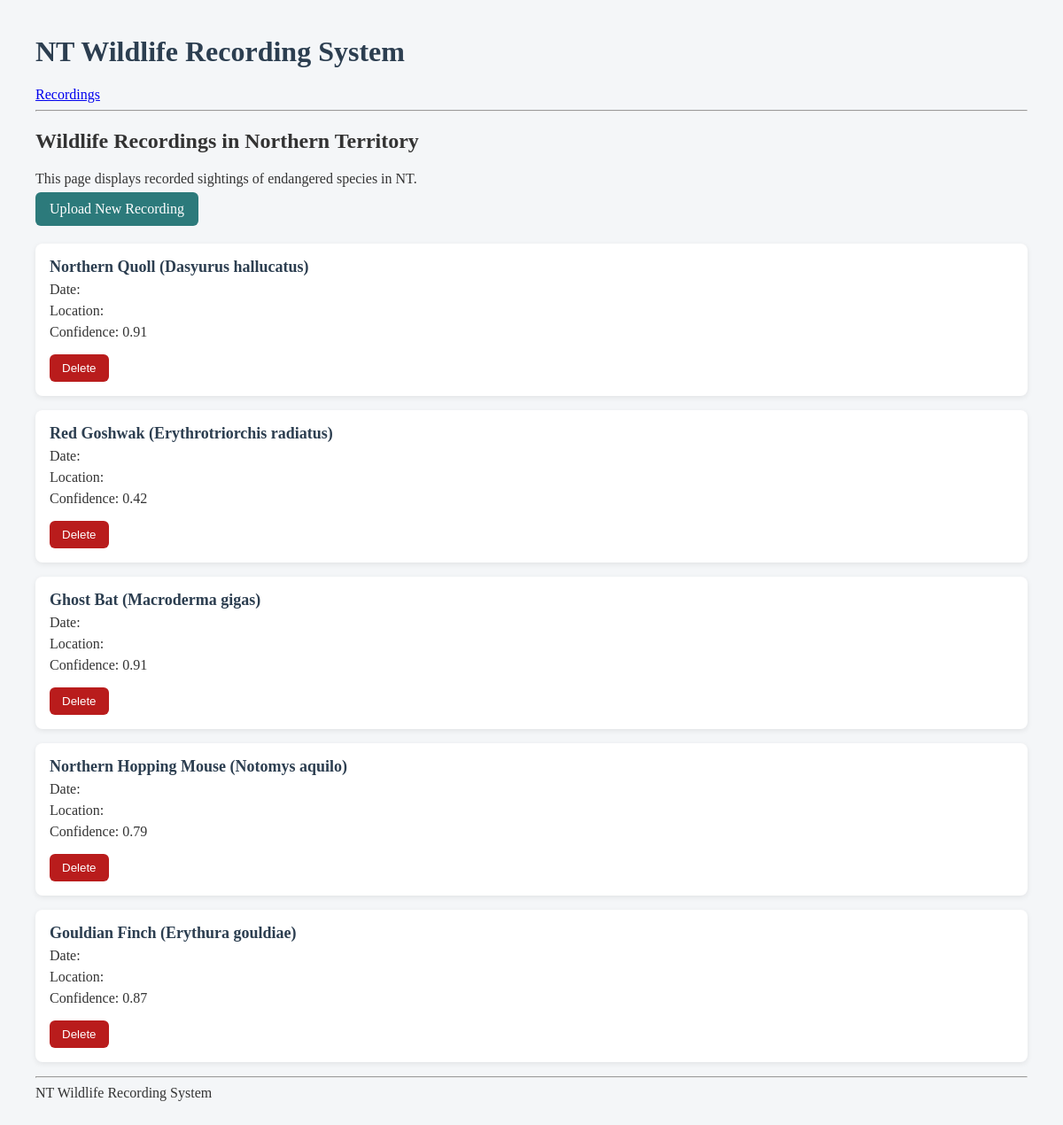
The page / on the database its author committed.
### recordings/models.py (models this page shows, shortened)
class AudioRecording(models.Model):
    species = models.ForeignKey(
        Species,
        on_delete=models.PROTECT,
        related_name='recordings',
    )
    recorded_by = models.ForeignKey(
        settings.AUTH_USER_MODEL,
        on_delete=models.SET_NULL,
        null=True,
        related_name='recordings',
    )
    recorded_at   = models.DateTimeField()
    latitude      = models.DecimalField(max_digits=9, decimal_places=6)
    longitude     = models.DecimalField(max_digits=9, decimal_places=6)
    location_name = models.CharField(max_length=200, blank=True)
    record_type   = models.CharField(max_length=20, choices=RecordType.choices, default=RecordType.HUMAN_OBSERVATION)
    audio_file = models.FileField(
        upload_to='recordings/%Y/%m/',
        blank=True,
        null=True,
    )
    confidence_score = models.DecimalField(
        max_digits=3,
        decimal_places=2,
        validators=[MinValueValidator(0.0), MaxValueValidator(1.0)],
        help_text="0.00 = no confidence, 1.00 = certain",
    )
    notes      = models.TextField(blank=True)
    is_anomaly = models.BooleanField(default=False, db_index=True)
    objects = RecordingManager()
    class Meta:
        ordering = ['-recorded_at']
        indexes = [
            models.Index(fields=['-recorded_at']),
            models.Index(fields=['species', '-recorded_at']),
        ]

class Species(models.Model):
    common_name         = models.CharField(max_length=200)
    scientific_name     = models.CharField(max_length=200, unique=True)
    conservation_status = models.CharField(
        max_length=2,
        choices=ConservationStatus.choices,
        default=ConservationStatus.NOT_EVALUATED,
    )
    is_native  = models.BooleanField(default=False)
    not_native   = models.BooleanField(default=False)
    description = models.TextField(blank=True)
    class Meta:
        verbose_name_plural = 'species'
        ordering = ['scientific_name']
    def __str__(self):
        return f"{self.common_name} ({self.scientific_name})"

### recordings/views.py (the view)
# urls.py: path("", views.RecordingListView.as_view(), name="recording_list"),
class RecordingListView(ListView):
    model = AudioRecording
    template_name = 'recordings/recording_list.html'
    context_object_name = 'recordings'
    def get_queryset(self):
        return (
            AudioRecording.objects
            .with_details()
            .filter_by_params(self.request)
        )
    def get_context_data(self, **kwargs):
        context = super().get_context_data(**kwargs)
        context['all_species'] = Species.objects.order_by('common_name')
        context['conservation_choices'] = ConservationStatus.choices
        context['record_type_choices'] = RecordType.choices
        return context

### recordings/managers.py (called while the page is built)
    def with_details(self):
        return self.select_related('species', 'recorded_by')

    def get_queryset(self):
        return RecordingQuerySet(self.model, using=self._db)

    def with_details(self):
        return self.get_queryset().with_details()

### HIT237_group15-main/recordings/templates/recordings/recording_list.html (shortened to what this page needs)
<!DOCTYPE html>
<html>
<head>
</head>
<body>
    <h1>NT Wildlife Recording System</h1>
    <a href="{% url 'recording_list' %}">Recordings</a>
    <hr>
    <h2>Wildlife Recordings in Northern Territory</h2>
    <p>This page displays recorded sightings of endangered species in NT.</p>
    <a href="{% url 'recording_create' %}" class="button">Upload New Recording</a>
    {% if recordings %}
        {% for recording in recordings %}
            <div class="card">
                <a href="{% url 'recording_detail' recording.id %}" class="species-link">
                    {{ recording.species }}
                </a>
                <p>Date: {{ recording.date_recorded }}</p>
                <p>Location: {{ recording.location }}</p>
                <p>Confidence: {{ recording.confidence_score }}</p>
                <form action="{% url 'recording_delete' recording.pk %}" method="post">
                    <button type="submit" class="delete-button">Delete</button>
                </form>
            </div>
        {% endfor %}
    {% else %}
        <p>No wildlife recordings available.</p>
    {% endif %}
    <hr>
    <p>NT Wildlife Recording System</p>
</body>
</html>

### HIT237_group15-main/recordings/templates/recordings/recording_list.html (style rules this page uses)
body { font-family: "Times New Roman", Times, serif; margin: 40px; background-color: #f4f6f8; color: #333; }
h1 { color: #2c3e50; }
.button { display: inline-block; margin-bottom: 20px; padding: 10px 16px; background-color: #2c7a7b; color: white; text-decoration: none; border-radius: 6px; }
.card { background-color: white; padding: 16px; margin-bottom: 16px; border-radius: 8px; box-shadow: 0 2px 6px rgba(0, 0, 0, 0.08); }
.species-link { font-weight: bold; font-size: 18px; text-decoration: none; color: #2c3e50; }
p { margin: 6px 0; }
.delete-button { margin-top: 10px; padding: 8px 14px; background-color: #b91c1c; color: white; border: none; border-radius: 6px; cursor: pointer; }

### rows shown on the page
AudioRecording: species "Northern Quoll (Dasyurus hallucatus)", confidence_score "0.91"
AudioRecording: species "Red Goshwak (Erythrotriorchis radiatus)", confidence_score "0.42"
AudioRecording: species "Ghost Bat (Macroderma gigas)", confidence_score "0.91"
AudioRecording: species "Northern Hopping Mouse (Notomys aquilo)", confidence_score "0.79"
AudioRecording: species "Gouldian Finch (Erythura gouldiae)", confidence_score "0.87"
